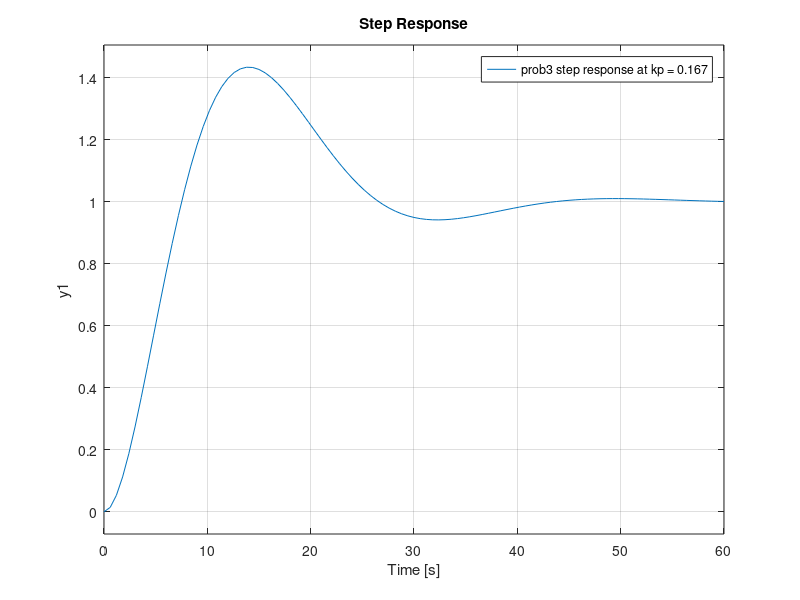

Recreate this plot in MATLAB.
%% prob3 rlocus
s = tf('s');
k1 = 1;
Gc = k1 * (s + 0.1) / (s + 0.4);
G = 1 / (2*s^2);
L = Gc * G;
rlocus(L)
grid on
%% prob3 Bode Plot
s = tf('s');
k1 = 1;
Gc = k1 * (s + 0.1) / (s + 0.4);
G = 1 / (2*s^2);
L = Gc * G;
sys = feedback(L,1);
bode(L)
hold on
bode(sys)
legend('open loop bode plot','closed loop bode plot')
hold off
grid on
%% prob3 Nyquist Plot
s = tf('s');
k1 = 1;
Gc = k1 * (s + 0.1) / (s + 0.4);
G = 1 / (2*(s+0.00000001)^2);
L = Gc * G;
nyquist(L);
grid on
%% prob2 & prob3 step response comparison at kp = 3
close all
s = tf('s');
kp2 = 0.167;
L2 = kp2 /(2*(s)^2);
sys2 = feedback(L2,1);
% subplot(2, 1, 1)
% step(sys2)
% xlim([0 100])
legend('prob2 step response at kp = 0.268')
kp3 = 0.167;
Gc3 = kp3 * (s + 0.1) / (s + 0.4);
G3 = 1 / (2*s^2);
L3 = Gc3 * G3;
sys3 = feedback(L3,1);
% subplot(2, 1, 2)
step(sys3)
legend('prob3 step response at kp = 0.167')
grid on
hold off